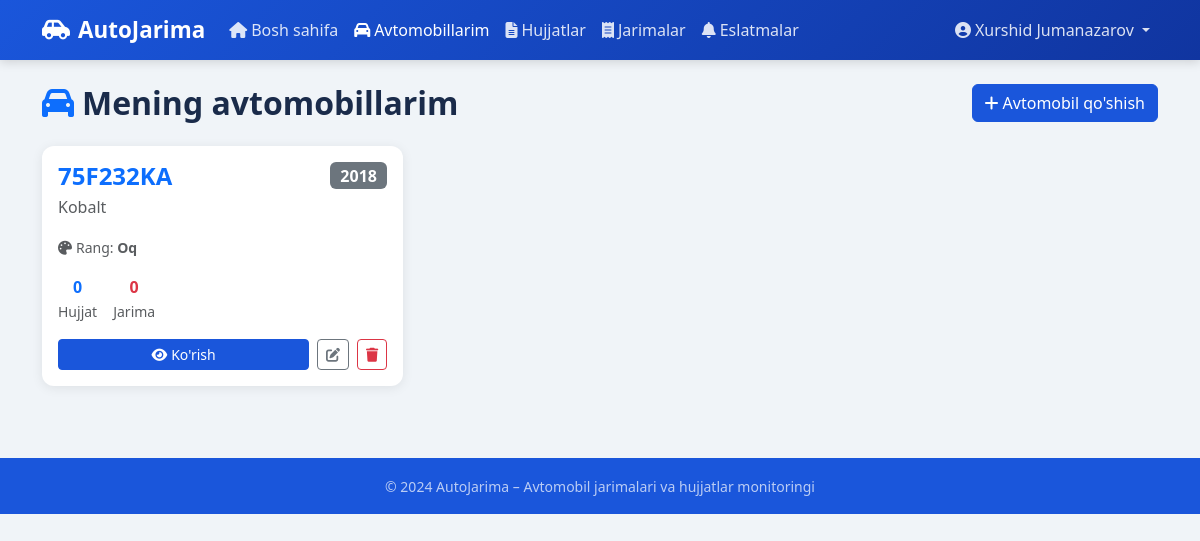
The page /cars/ (signed in) on the database its author committed.
### core/models.py (models this page shows, shortened)
class Car(models.Model):
    user = models.ForeignKey(User, on_delete=models.CASCADE, related_name='cars')
    plate = models.CharField(max_length=20, verbose_name="Davlat raqami")
    brand = models.CharField(max_length=100, verbose_name="Marka/Model")
    year = models.IntegerField(verbose_name="Yili")
    color = models.CharField(max_length=50, verbose_name="Rang")
    created_at = models.DateTimeField(auto_now_add=True)
    class Meta:
        ordering = ['-created_at']

### core/views.py (the view)
# urls.py: path('cars/', views.car_list, name='car_list'),
@login_required
def car_list(request):
    cars = request.user.cars.all()
    return render(request, 'core/car_list.html', {'cars': cars})

### core/context_processors.py (called while the page is built)
def reminder_count(request):
    if request.user.is_authenticated:
        count = Reminder.objects.filter(user=request.user, is_seen=False).count()
        return {'unseen_reminders': count}
    return {'unseen_reminders': 0}

### core/templates/core/car_list.html (shortened to what this page needs)
{% extends 'core/base.html' %}
{% block content %}
<div class="d-flex justify-content-between align-items-center mb-4">
    <h2 class="page-title mb-0"><i class="fas fa-car me-2 text-primary"></i>Mening avtomobillarim</h2>
    <a href="{% url 'car_add' %}" class="btn btn-primary"><i class="fas fa-plus me-1"></i>Avtomobil qo'shish</a>
</div>
{% if cars %}
<div class="row g-3">
    {% for car in cars %}
    <div class="col-md-6 col-lg-4">
        <div class="card h-100">
            <div class="card-body">
                <div class="d-flex justify-content-between align-items-start mb-3">
                    <div>
                        <h4 class="fw-bold mb-1 text-primary">{{ car.plate }}</h4>
                        <p class="mb-0 text-muted">{{ car.brand }}</p>
                    </div>
                    <span class="badge bg-secondary fs-6">{{ car.year }}</span>
                </div>
                <div class="mb-3">
                    <small class="text-muted"><i class="fas fa-palette me-1"></i>Rang: <strong>{{ car.color }}</strong></small>
                </div>
                <div class="d-flex gap-3 mb-3">
                    <div class="text-center">
                        <div class="fw-bold text-primary">{{ car.documents.count }}</div>
                        <small class="text-muted">Hujjat</small>
                    </div>
                    <div class="text-center">
                        <div class="fw-bold text-danger">{{ car.fines.count }}</div>
                        <small class="text-muted">Jarima</small>
                    </div>
                </div>
                <div class="d-flex gap-2">
                    <a href="{% url 'car_detail' car.pk %}" class="btn btn-sm btn-primary flex-fill"><i class="fas fa-eye me-1"></i>Ko'rish</a>
                    <a href="{% url 'car_edit' car.pk %}" class="btn btn-sm btn-outline-secondary"><i class="fas fa-edit"></i></a>
                    <a href="{% url 'car_delete' car.pk %}" class="btn btn-sm btn-outline-danger"><i class="fas fa-trash"></i></a>
                </div>
            </div>
        </div>
    </div>
    {% endfor %}
</div>
{% else %}
<div class="card"><div class="card-body text-center py-5">
    <i class="fas fa-car fa-4x text-muted mb-3"></i>
    <h5 class="text-muted">Hali avtomobil qo'shilmagan</h5>
    <a href="{% url 'car_add' %}" class="btn btn-primary mt-2"><i class="fas fa-plus me-1"></i>Avtomobil qo'shish</a>
</div></div>
{% endif %}
{% endblock %}

### core/templates/core/base.html (shortened to what this page needs)
<!DOCTYPE html>
<html lang="uz">
<head>
    <link href="https://cdn.jsdelivr.net/npm/bootstrap@5.3.0/dist/css/bootstrap.min.css" rel="stylesheet">
    <link href="https://cdnjs.cloudflare.com/ajax/libs/font-awesome/6.4.0/css/all.min.css" rel="stylesheet">
</head>
<body>
{% if user.is_authenticated %}
<nav class="navbar navbar-expand-lg">
    <div class="container">
        <a class="navbar-brand" href="{% url 'home' %}">
            <i class="fas fa-car-side me-2"></i>AutoJarima
        </a>
        <div class="collapse navbar-collapse" id="navbarNav">
            <ul class="navbar-nav me-auto">
                <li class="nav-item">
                    <a class="nav-link {% if request.path == '/' %}active{% endif %}" href="{% url 'home' %}">
                        <i class="fas fa-home me-1"></i>Bosh sahifa
                    </a>
                </li>
                <li class="nav-item">
                    <a class="nav-link {% if '/cars/' in request.path %}active{% endif %}" href="{% url 'car_list' %}">
                        <i class="fas fa-car me-1"></i>Avtomobillarim
                    </a>
                </li>
                <li class="nav-item">
                    <a class="nav-link {% if '/documents/' in request.path %}active{% endif %}" href="{% url 'doc_list' %}">
                        <i class="fas fa-file-alt me-1"></i>Hujjatlar
                    </a>
                </li>
                <li class="nav-item">
                    <a class="nav-link {% if '/fines/' in request.path %}active{% endif %}" href="{% url 'fine_list' %}">
                        <i class="fas fa-receipt me-1"></i>Jarimalar
                    </a>
                </li>
                <li class="nav-item">
                    <a class="nav-link {% if '/reminders/' in request.path %}active{% endif %} badge-bell" href="{% url 'reminder_list' %}">
                        <i class="fas fa-bell me-1"></i>Eslatmalar
                    </a>
                </li>
            </ul>
            <ul class="navbar-nav">
                <li class="nav-item dropdown">
                    <a class="nav-link dropdown-toggle" href="#" data-bs-toggle="dropdown">
                        <i class="fas fa-user-circle me-1"></i>{{ user.get_full_name|default:user.email }}
                    </a>
                </li>
            </ul>
        </div>
    </div>
</nav>
{% endif %}
<div class="container py-4">
    {% block content %}{% endblock %}
</div>
<footer class="text-center">
    <div class="container">
        <small>&copy; 2024 AutoJarima – Avtomobil jarimalari va hujjatlar monitoringi</small>
    </div>
</footer>
</body>
</html>

### core/templates/core/base.html (style rules this page uses)
:root { --primary: #1a56db; --danger: #e02424; --warning: #ff9900; --success: #057a55; }
body { background: #f0f4f8; font-family: 'Segoe UI', sans-serif; }
.navbar { background: linear-gradient(135deg, #1a56db 0%, #1035a0 100%); box-shadow: 0 2px 10px rgba(0,0,0,0.15); }
.navbar-brand { font-weight: 700; font-size: 1.4rem; color: #fff !important; }
.nav-link { color: rgba(255,255,255,0.85) !important; font-weight: 500; transition: color 0.2s; }
.nav-link:hover, .nav-link.active { color: #fff !important; }
.badge-bell { position: relative; }
.card { border: none; border-radius: 12px; box-shadow: 0 2px 12px rgba(0,0,0,0.08); }
.btn-primary { background: var(--primary); border-color: var(--primary); }
footer { background: #1a56db; color: rgba(255,255,255,0.7); padding: 1rem 0; margin-top: 3rem; }
.page-title { font-weight: 700; color: #1a2b4a; margin-bottom: 1.5rem; }

### rows shown on the page
Car: plate "75F232KA", brand "Kobalt", year "2018", color "Oq", documents.count "0", fines.count "0"

### other values the page prints
{{ user.get_full_name|default:user.email }} "Xurshid Jumanazarov"
